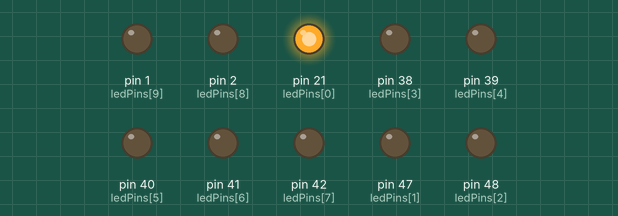
Recording of a sketch running on a simulated Arduino Mega 2560, built with avr-gcc and run on an emulated ATmega2560. Parts: output pins drawn as LEDs (lit = HIGH).

Above: at 0.1 s.
At 3.1 s:
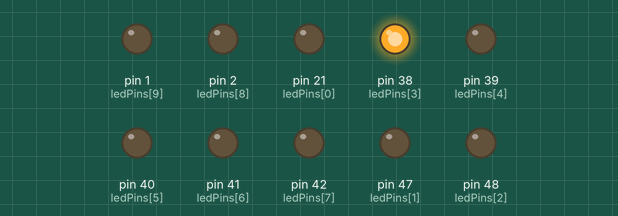
At 7.1 s:
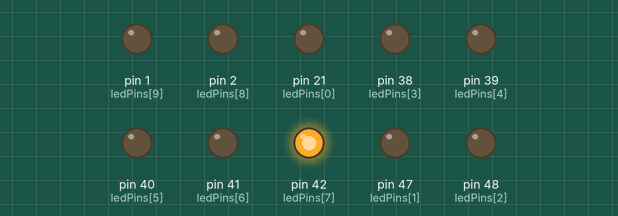
At 14.1 s:
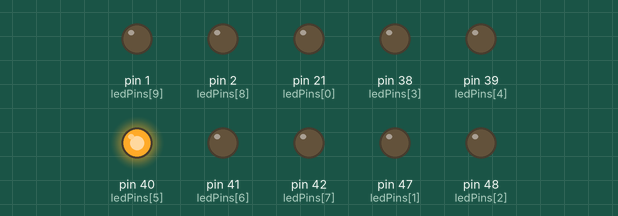
At 21.1 s:
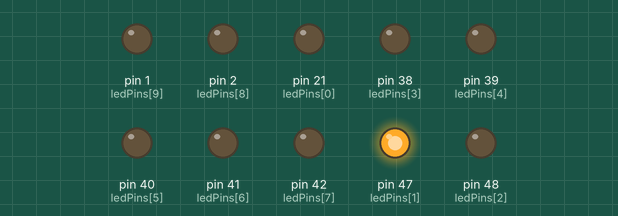
At 29.1 s:
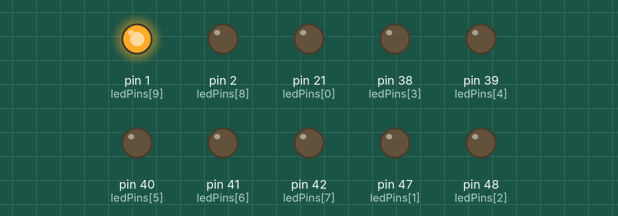
Timing chart, 0 to 40.0 s (numbered marks = the images above):
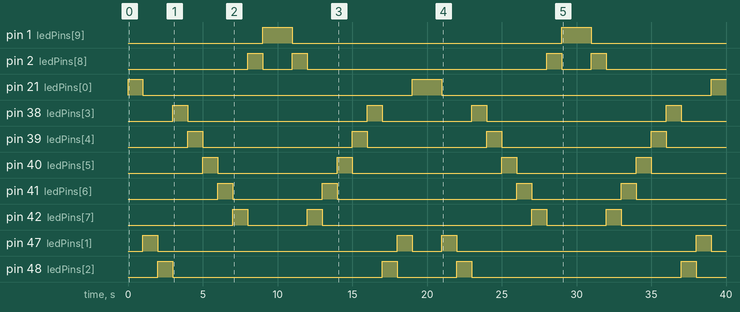

The sketch:

3_LEDBar.ino
```cpp
byte ledPins[] = {21, 47, 48, 38, 39, 40, 41, 42, 2, 1};
int ledCounts;

void setup() {
  // put your setup code here, to run once:
  ledCounts = sizeof(ledPins);

  for (int i = 0; i < ledCounts; i++) {
    pinMode(ledPins[i], OUTPUT);
  }
}

void loop() {
  // put your main code here, to run repeatedly:
  for (int i = 0; i < ledCounts; i++) {
    digitalWrite(ledPins[i], HIGH);
    delay(1000);
    digitalWrite(ledPins[i], LOW);
  }
  for (int i = ledCounts - 1; i >= 0; i--) {
    digitalWrite(ledPins[i], HIGH);
    delay(1000);
    digitalWrite(ledPins[i], LOW);
  }
}
```

Measured:
- by itself, pin 1 (ledPins[9]): alternates HIGH for 2.0 s and LOW for 18.0 s
- by itself, pin 2 (ledPins[8]): LOW → HIGH at 8.0 s, → LOW 1.0 s later, → HIGH 2.0 s later, → LOW 1.0 s later, … (8 changes in this stretch)
- by itself, pin 21 (ledPins[0]): goes HIGH 1.0 s, LOW 18.0 s, HIGH 2.0 s, LOW 18.0 s, then HIGH
- by itself, pin 38 (ledPins[3]): LOW → HIGH at 3.0 s, → LOW 1.0 s later, → HIGH 12.0 s later, → LOW 1.0 s later, … (8 changes in this stretch)
- by itself, pin 39 (ledPins[4]): LOW → HIGH at 4.0 s, → LOW 1.0 s later, → HIGH 10.0 s later, → LOW 1.0 s later, … (8 changes in this stretch)
- by itself, pin 40 (ledPins[5]): LOW → HIGH at 5.0 s, → LOW 1.0 s later, → HIGH 8.0 s later, → LOW 1.0 s later, … (8 changes in this stretch)
- by itself, pin 41 (ledPins[6]): LOW → HIGH at 6.0 s, → LOW 1.0 s later, → HIGH 6.0 s later, → LOW 1.0 s later, … (8 changes in this stretch)
- by itself, pin 42 (ledPins[7]): LOW → HIGH at 7.0 s, → LOW 1.0 s later, → HIGH 4.0 s later, → LOW 1.0 s later, … (8 changes in this stretch)
